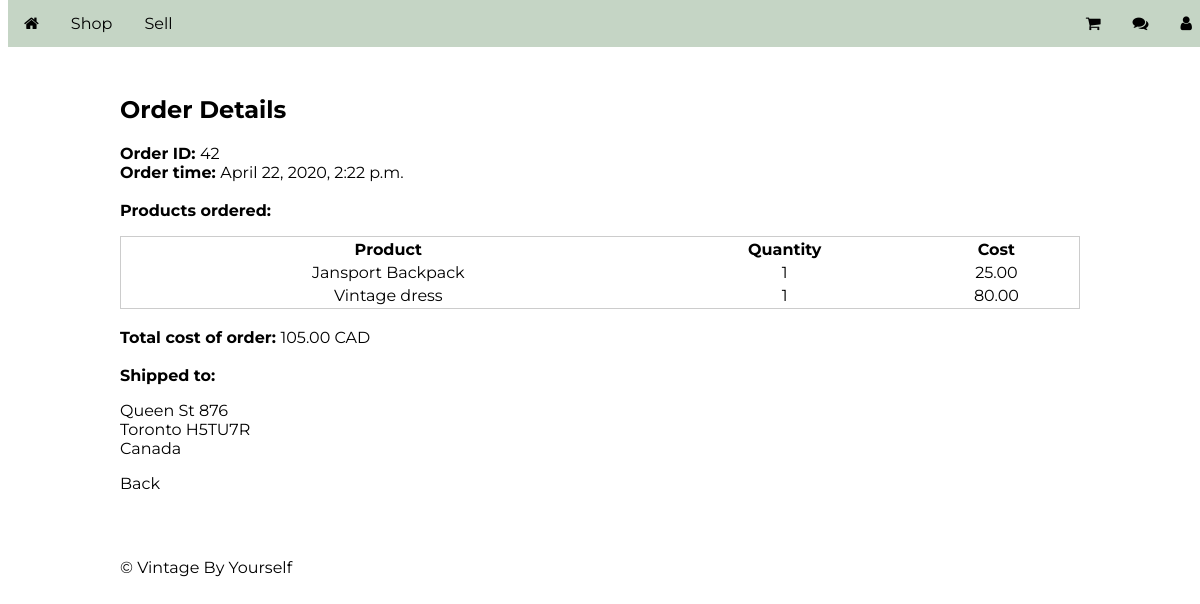
The app's page /listing/myorders/42/details (signed in) with its own data.
### listing/models.py (models this page shows, shortened)
class Order(models.Model):
    owner = models.ForeignKey(User, on_delete=models.CASCADE)
    date = models.DateTimeField()
    is_ordered = models.BooleanField(default=False)
    products = models.ManyToManyField(OrderProduct)
    def get_total_price(self):
        price = 0
        for p in self.products.all():
            price += p.product.price * p.count
        return price

class OrderProduct(models.Model):
    is_ordered = models.BooleanField(default=False)
    product = models.ForeignKey(Product, on_delete=models.CASCADE)
    count = models.PositiveIntegerField(default=1)
    def __str__(self):
        return self.product.name
    def get_product_count_price(self):
        return self.count* self.product.price

class Product(models.Model):
    CATEGORY_CHOICES = (
        ('clothing', 'CLOTHING'),
        ('furniture', 'FURNITURE'),
        ('electronics', 'ELECTRONICS'),
        ('other', 'OTHER')
    )
    id = models.AutoField(primary_key=True)
    owner = models.ForeignKey(User, on_delete=models.CASCADE)
    name = models.CharField(max_length=200)
    description = models.CharField(max_length=1000)
    price = models.DecimalField(max_digits=7, decimal_places=2)
    count = models.PositiveIntegerField()
    image = models.ImageField(upload_to=get_upload_path, null=True, blank=True)
    category = models.CharField(max_length=50)
    is_deleted = models.BooleanField(default=False)

class Address(models.Model):
    order = models.ForeignKey(Order, on_delete=models.CASCADE)
    street = models.CharField(max_length=100)
    number = models.CharField(max_length=100)
    city = models.CharField(max_length=100)
    zip = models.CharField(max_length=100)
    country = models.CharField(max_length=100)

### listing/views.py (the view)
# urls.py: path('myorders/<pk>/details', login_required(OrderDetails.as_view()),name='orderdetails'),
class OrderDetails(TemplateView):
    model = Order
    template_name = 'listing/order_details.html'
    def get_context_data(self, **kwargs):
        context={}
        primary_key = kwargs['pk']
        try:
            order = Order.objects.get(pk=primary_key)
        except Order.DoesNotExist:
            raise Http404("OrderProduct does not exist")
        try:
            address = Address.objects.get(order=order)
        except Address.DoesNotExist:
            raise Http404("Address does not exist")
        context['order']=order
        context['address']=address
        return context

### listing/templates/listing/order_details.html (shortened to what this page needs)
{% extends 'listing/base.html' %}
{% load static %}
{% block content %}
	<h1>Order Details</h1>
	<div class="listing">
		<p>
      <b> Order ID: </b> {{order.id}} <br/>
      <b> Order time: </b> {{order.date}} <br/> <br/>
      <b> Products ordered: </b> <br/>
      <table class="order">
        <thead>
          <tr>
            <th>Product</th>
            <th>Quantity</th>
            <th>Cost</th>
          </tr>
        </thead>
        <tbody>
          {% for op in order.products.all  %}
            <tr>
              <td>{{op}}</td>
              <td>{{op.count}}</td>
              <td>{{op.get_product_count_price}}</td>
            </tr>
          {% endfor %}
        </tbody>
      </table>
		<br/>
		  <b> Total cost of order: </b>{{order.get_total_price}} CAD <br/><br/>
      <b> Shipped to: </b><br/>
      <p>{{address.street}} {{address.number}}<br/>
        {{address.city}} {{address.zip}}<br/>
        {{address.country}}
      </p>
      <a href="{% url 'listing:myorders' %}">Back</a>
    </p>
	</div>
{% endblock content %}

### account/static/style.css (style rules this page uses)
body { font-family:"Montserrat"; }
.cart a, .order a, .detail a, .zoom a, .listing a { color: black; text-decoration: none; }
.order { display: table; width:100%; border:1px solid #ccc }
.order td { display: table-cell; text-align: center; }
* { box-sizing: border-box; }

### records on screen
Order: id "42", date "April 22, 2020, 2:22 p.m.", get_total_price "105.00"
OrderProduct: product.name "Jansport Backpack", count "1", get_product_count_price "25.00"
OrderProduct: product.name "Vintage dress", count "1", get_product_count_price "80.00"
Address: street "Queen St", number "876", city "Toronto", zip "H5TU7R", country "Canada"
